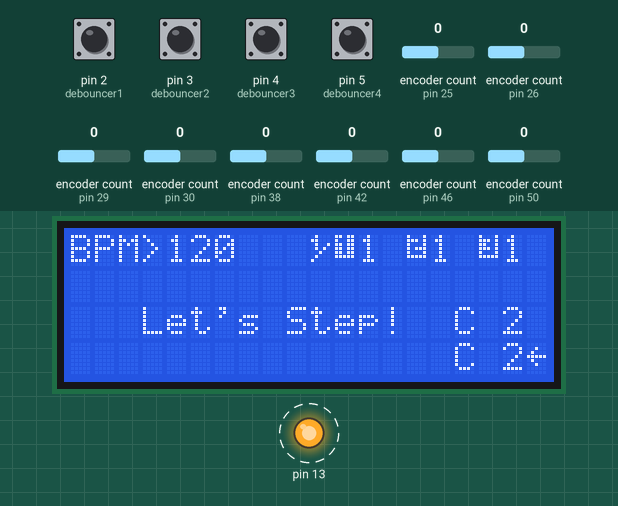
Recording of a sketch running on a simulated Arduino Mega 2560, built with avr-gcc and run on an emulated ATmega2560. Parts: 20×4 character LCD, output pins drawn as LEDs (lit = HIGH). Dashed ring = blinking. The inputs (shaded band) are chosen by the test bench; at power-on: pin 2 (debouncer1), pin 3 (debouncer2), pin 4 (debouncer3), pin 5 (debouncer4) HIGH, encoder count (sensors on pin 38, pin 42, pin 46, pin 50, pin 25, pin 26, pin 29, pin 30) 0. MIDI output is not drawn.

Above: at 4.1 s.
4.2 s: encoder count (sensor on pin 38) set to 1
At 4.64 s:
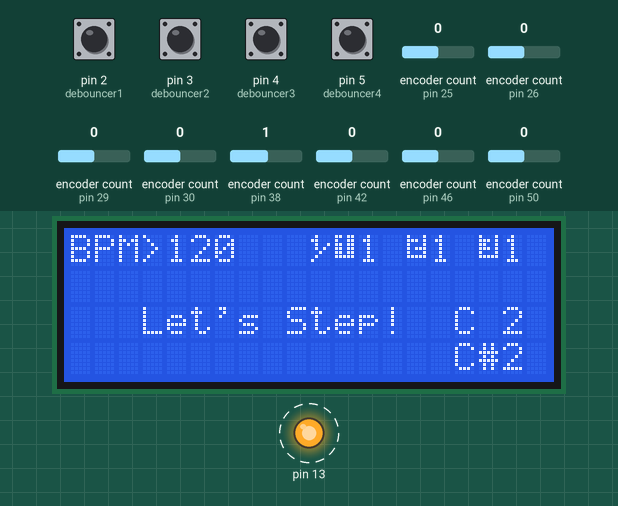
6.2 s: encoder count (sensor on pin 42) set to 1
8.2 s: encoder count (sensor on pin 46) set to 1
At 9.16 s:
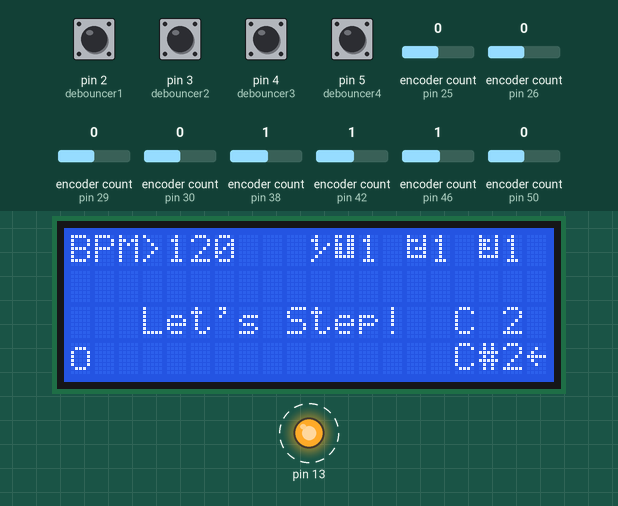
10.2 s: encoder count (sensor on pin 50) set to 1
At 10.67 s:
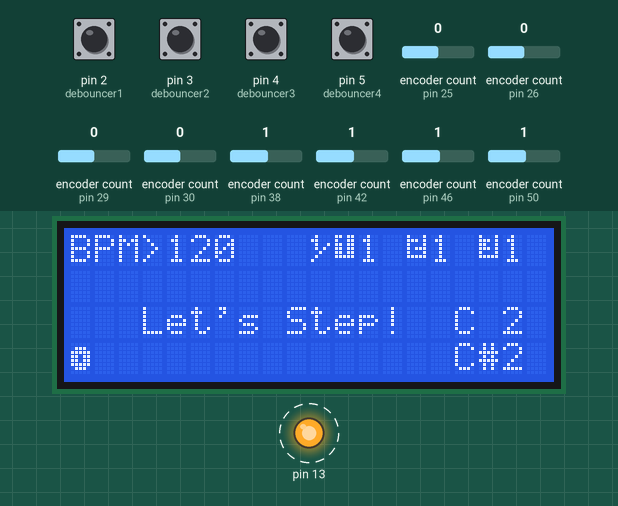
12.2 s: pin 2 (debouncer1) pulled LOW for 0.15 s
At 12.68 s:
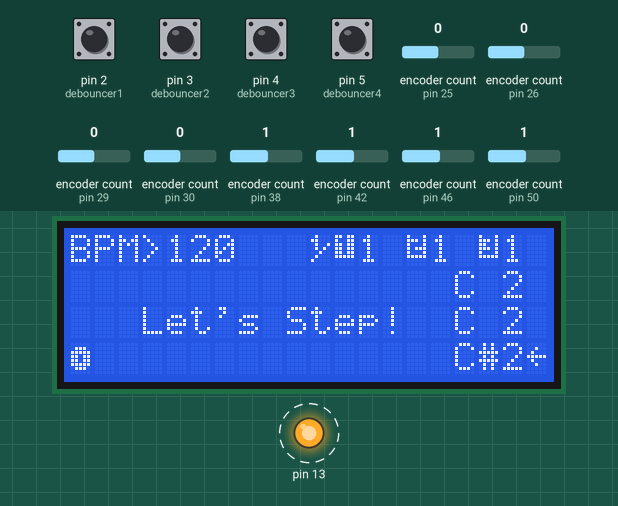
12.9 s: pin 3 (debouncer2) pulled LOW for 0.15 s
At 14.18 s:
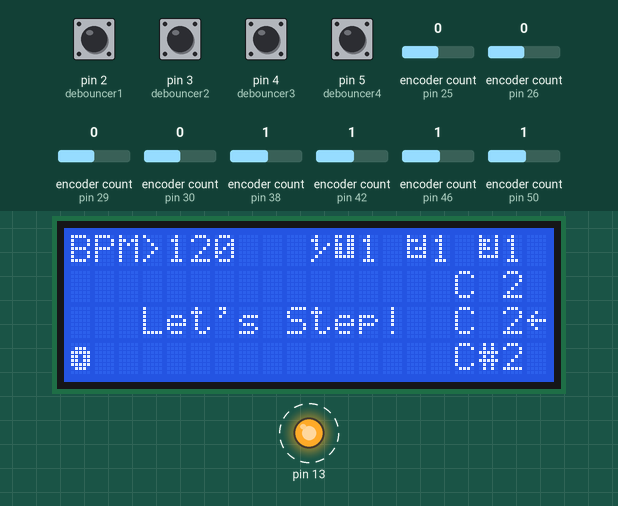
Timing chart, 0 to 14.6 s (numbered marks = the images above; inputs shaded):
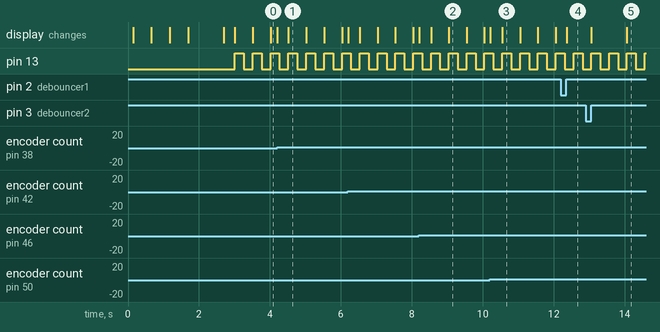

The sketch:

Euclidean_Sequencer_Hardware.ino
```cpp
//magic formula
// ((COUNT + ROTATION) * HITS) % STEPS
// < HITS


#define ENCODER_DO_NOT_USE_INTERRUPTS
#include <Encoder.h>

#include <Bounce2.h>
Bounce debouncer1 = Bounce();
Bounce debouncer2 = Bounce();
Bounce debouncer3 = Bounce();
Bounce debouncer4 = Bounce();


#include <MIDI.h>
MIDI_CREATE_DEFAULT_INSTANCE ();  //creo la instancia

#include <Wire.h>
#include <LiquidCrystal_I2C.h>

//LiquidCrystal_I2C lcd(0x3F,20,4);  //New liquidCrystal library
LiquidCrystal_I2C lcd(0x3F, 2, 1, 0, 4, 5, 6, 7, 3, POSITIVE);

//variables
//int steps= 0;
//int hits= 0;
//int rotation= 0;
int euclStep= 0;
int euklid= 0;
//int accent= 0;
//int rotationAcc=0;
//int note=0;
int keyVel=0;
int euclAcc=0;
int accentState=0;
int indexAcc=0;
int noteAcc=0;
int lastNoteState=0;
int noteState=0;
int lastIndexAcc=0;
int euclidFull = 0;
int countCompare=0;
int euklidState=0;
int euclidAccent=0;
int count=0;

//Arrays
int euclidSerie [56];
int euclidAcc [56];
int euclidArray [56];
int potArray[56];
int potVal[16];
int lastPot[16];
int lastPotVal[16];
int divBPM[] = {1, 2, 3, 4, 5, 6, 7, 8, 9, 10, 11, 12, 16, 24, 32, 64};

int encArray[16];
int lastEncVal [56];

//Sequencer Timing
unsigned long previousMicros1 = 0;
unsigned long previousMicros2 = 0;
unsigned long previousMicros3 = 0;
unsigned long previousMicrosMaster = 0;
unsigned long previousMicrosLED = 0;
unsigned long previousMicrosCLOCK = 0;

long intervalMs = 150000;

int noteNum1= 0;
int noteNum2= 0;
int noteNum3= 0;
//int index=0;

int lastPot1 = 0;
int lastPot1Val=0;
int pot1Val=0;
int lastPot2 = 0;
int lastPot2Val=0;
int pot2Val=0;
int lastPot3 = 0;
int lastPot3Val=0;
int pot3Val=0;


int Threshlod = 7;

int pot1=0;
int pot2=0;
int pot3=0;
int pot4=0;
int pot5=0;
int pot6=0;
int pot7=0;
int pot8=0;

int countPlot=0;
int countPlotClear=0;
int countAcc=0;

int euclidVal= 0;

//int pot=0;
//int lastPot=0;
//int potVal=0;
//int lastPotVal=0;

///BUTTONS
int lastButtonVal1=0;
int lastButtonVal2=0;
int lastButtonVal3=0;
int lastButtonVal4=0;
int buttonCount=0;

int offset = 0;
int displayCursor = 1;
int button4State = 0;
//ENCODERS
//Encoder enc1 (38, 40); // STEPS
//Encoder enc2 (42, 44); // HITS
//Encoder enc3 (46, 48); // ACCENT
//Encoder enc4 (50, 52); // ROTATION
//Encoder enc5 (25, 23); // ROT ACCENT
//Encoder enc6 (29, 27); // Note Number
//Encoder enc7 (26, 24); // BPM
//Encoder enc8 (30, 28); // DIV

Encoder enc6 (38, 40); // NOTE NUMBER
Encoder enc1 (42, 44); // STEPS
Encoder enc2 (46, 48); // HITS
Encoder enc3 (50, 52); // ACCENTS
Encoder enc7 (25, 23); // BPM
Encoder enc8 (29, 27); // DIV
Encoder enc4 (26, 24); // ROTATION
Encoder enc5 (30, 28); // ROTATION ACCENT


long encPos[]  = {0,-999,-999,-999,-999,-999,-999,-999, -999};

int potDivBPM;

//CUSTOM CHARACTER
byte customChar0[] = { //death notes
  B00000,
  B00000,
  B00000,
  B00100,
  B00000,
  B00000,
  B00000,
  B00000
};

byte customChar1[] = { //HITS
  B00000,
  B01110,
  B10001,
  B10001,
  B10001,
  B10001,
  B01110,
  B00000
};

byte customChar2[] = { //ACCENTS
B00000,
  B01110,
  B11111,
  B11011,
  B11011,
  B11111,
  B01110,
  B00000
};

byte customChar3[8] = { //BPM
  B01000,
  B11000,
  B01001,
  B01010,
  B00100,
  B01000,
  B10000,
  B00000
};

byte customChar4[8] = { // channel 1
  B11011,
  B10011,
  B11011,
  B11011,
  B11011,
  B11111,
  B00000,
  B00000
};

byte customChar5[8] = { //Channel 2
  B10001,
  B11101,
  B10001,
  B10111,
  B10001,
  B11111,
  B00000,
  B00000
};

byte customChar6[8] = { //Channel 3
  B10001,
  B11101,
  B11001,
  B11101,
  B10001,
  B11111,
  B00000,
  B00000
};

byte customChar7[8] = { // Flecha
 B00000,
  B00100,
  B01000,
  B11111,
  B01000,
  B00100,
  B00000,
  B00000
};

///INFO DISPLAY
int bpmDisplay=1;

int noteDisplay = 0;

int index1=0;
int index2=0;
int index3=0;
int note1=0;
int note2=0;
int note3=0;

int div1 = 1;
int div2 = 1;
int div3 = 1;
int lastDiv1=1;

int selectChannel = 0;

int ledState = LOW;
int cursorState= 0;
int countSync = 0;


///////////////////////////////////////////////////////
void setup() {
  Serial.begin (31250);
  lcd.begin(20,4);
//  lcd.init(); // Init LCD
//  lcd.backlight();
MIDI.begin(MIDI_CHANNEL_OMNI); // MIDI Library (old) init


//CUSTOM CHARACTERS SETUP
lcd.createChar(0, customChar0);
lcd.createChar(1, customChar1);
lcd.createChar(2, customChar2);
lcd.createChar(3, customChar3);
lcd.createChar(4, customChar4);
lcd.createChar(5, customChar5);
lcd.createChar(6, customChar6);
lcd.createChar(7, customChar7);

Wire.setClock(400000); // increase I2C clock for more stable MIDI clock

 // Setup the button with an internal pull-up :
pinMode(2,INPUT_PULLUP);
pinMode(3,INPUT_PULLUP);
pinMode(4,INPUT_PULLUP);
pinMode(5,INPUT_PULLUP);

debouncer1.attach(2); //debounce Digital Input
debouncer1.interval(5); // interval in ms
debouncer2.attach(3);
debouncer2.interval(5);
debouncer3.attach(4);
debouncer3.interval(5);
debouncer4.attach(5);
debouncer4.interval(5);

pinMode (13, OUTPUT);


//////////// BOOT ANIMATION /////////////////////////////////
lcd.setCursor(0, 0);
lcd.print("**** LUCLYDIAN ****");
lcd.setCursor(0, 1);
delay(500);
lcd.print("Step Sequencer &");
lcd.setCursor(0, 2);
delay(500);
lcd.print("MIDI controller");
lcd.setCursor(0, 3);
delay(500);
lcd.print("FMW V250119 E ABREGU");
delay (1000);

for (int countScroll = 0; countScroll < 19; countScroll++) {
      lcd.scrollDisplayRight();
      delay(10);
                 }

lcd.clear();

lcd.setCursor(3, 2);
lcd.print("Let's Step!");

///Force display initial value for channel 2 and 3
display_note( 36, 2);
display_note( 36, 3);
displayOctave (36,2);
displayOctave (36,3);

/////ENCODER 6 INIT VALUE (MIDI NOTE) ////
int enc6Init = 36;  ///> 36 as Init Value for MIDI N0te
enc6.write (enc6Init * 4);
lastEncVal[6]= 36;
lastEncVal[6+20]= 36;
lastEncVal[6+40]= 36;

}

///////////////LOOP///////////////////////////////////////
void loop() {

///Debounce & Control Buttons/////////////////////////////////
debouncer1.update();
debouncer2.update();
debouncer3.update();
debouncer4.update();

int buttonVal1 = debouncer1.read(); //Button Debounced
int buttonVal2 = debouncer2.read();
int buttonVal3 = debouncer3.read();
int buttonVal4 = debouncer4.read();

if (buttonVal1 != lastButtonVal1){
  if (buttonVal1 == 1){
    offset = 0;
    displayCursor = 1;
    }
  }
if (buttonVal2 != lastButtonVal2){
  if (buttonVal2 == 1){
          offset = 20; //20 - 1 element
          displayCursor = 2;
      }
  }
if (buttonVal3 != lastButtonVal3){
  if (buttonVal3 == 1){
          offset = 40; //40 - 1 element
          displayCursor = 3;
      }
  }
if (buttonVal1 != lastButtonVal1 || buttonVal2 != lastButtonVal2 || buttonVal3 != lastButtonVal3){
    if (buttonVal1 == 1 || buttonVal2 == 1 || buttonVal3 == 1){

         //displaySelect (displayCursor);

          enc1.write (lastEncVal [1+offset] * 4);
          enc2.write (lastEncVal [2+offset] * 4);
          enc3.write (lastEncVal [3+offset] * 4);
          enc4.write (lastEncVal [4+offset] * 4);
          enc5.write (lastEncVal [5+offset] * 4);
          enc6.write (lastEncVal [6+offset] * 4);
          enc8.write (lastEncVal [8+offset] * 4);
     }
   }

if (buttonVal4 != lastButtonVal4){
  if (buttonVal4 == 1){
  button4State++;
    if (button4State % 2 == 1){

       MIDI.sendRealTime(midi::Start);
      }
    else {

        MIDI.sendRealTime(midi::Stop);
        }
      }
  }

lastButtonVal1 = buttonVal1;
lastButtonVal2 = buttonVal2;
lastButtonVal3 = buttonVal3;
lastButtonVal4 = buttonVal4;


//Serial.println(buttonCount);
//Serial.print(" --- ");
//Serial.println(offset);
//Serial.print(" --- ");
//Serial.println(displayCursor);


///ENCODERS/////////////////////////////////////////////
long newEnc1, newEnc2, newEnc3, newEnc4, newEnc5, newEnc6, newEnc7, newEnc8;

newEnc1= enc1.read()/4;
newEnc2= enc2.read()/4;
newEnc3= enc3.read()/4;
newEnc4= enc4.read()/4;
newEnc5= enc5.read()/4;
newEnc6= enc6.read()/4;
newEnc7= enc7.read()/4;
newEnc8= enc8.read()/4;

byte maxRange = 16;
byte minRange = 0;
byte maxNoteRange = 127;
byte maxBPM = 500;


if (newEnc1 > maxRange){ newEnc1=maxRange; enc1.write(maxRange*4); } // Limit range mutiplied x 4 position (oposite to enc1.read()/4)
if (newEnc1 < minRange){ newEnc1=0; enc1.write(0); }
if (newEnc2 > newEnc1){ newEnc2=newEnc1; enc2.write(newEnc1 * 4); } // HITS
if (newEnc2 < minRange){ newEnc2=0; enc2.write(0); }
if (newEnc3 > newEnc2){ newEnc3=newEnc2; enc3.write(newEnc2 * 4); } //ACCENTS
if (newEnc3 < minRange){ newEnc3=0; enc3.write(0); }
if (newEnc4 > newEnc1){ newEnc3=newEnc1; enc4.write(newEnc1 * 4); } //ROTATION
if (newEnc4 < minRange){ newEnc4=0; enc4.write(0); }
if (newEnc5 > newEnc3){ newEnc5=newEnc3; enc5.write(newEnc3*4); } //ACCENTS ROTATION
if (newEnc5 < minRange){ newEnc5=0; enc5.write(0); }

if (newEnc6 > maxNoteRange){ newEnc6=maxNoteRange; enc6.write(maxNoteRange * 4); } //MIDI NOTES
if (newEnc6 < minRange){ newEnc6=0; enc6.write(0); }
if (newEnc7 > maxBPM){ newEnc7 = maxBPM; enc7.write(maxBPM * 4); } //BPM
//if (newEnc7 < minRange){ newEnc7=0; enc7.write(0); }
if (newEnc8 > maxRange){ newEnc8=maxRange; enc8.write(maxRange * 4); } //DIVISION
if (newEnc8 < minRange ){ newEnc8= minRange; enc8.write(0); }

encArray[1]= newEnc1;
if (encArray[1] != encPos[1]) {
      lastEncVal [1+offset]= encArray[1]; //--> save last Value into array
      count=0;
      countPlotClear=encArray[1];
      encPos[1] = encArray[1];
        }

encArray[2]= newEnc2;
if (encArray[2] != encPos[2]) {
      lastEncVal [2+offset]= encArray[2]; //--> save last Value into array
//      Serial.print(encArray[2]);
//      Serial.print(" --- ");
//      Serial.println(lastEncVal [2+offset]);
      count=0;
      countPlotClear=encArray[1];
      encPos[2] = encArray[2];
        }

encArray[3]= newEnc3;
if (encArray[3] != encPos[3]) {
      lastEncVal [3+offset]= encArray[3]; //--> save last Value into array
      count=0;
      countPlotClear=encArray[1];
      encPos[3] = encArray[3];
        }

encArray[4]= newEnc4;
if (encArray[4] != encPos[4]) {
      lastEncVal [4+offset]= encArray[4]; //--> save last Value into array
      count=0;
      countPlotClear=encArray[1];
      encPos[4] = encArray[4];
        }

encArray[5]= newEnc5;
if (encArray[5] != encPos[5]) {
      lastEncVal [5+offset]= encArray[5]; //--> save last Value into array
      count=0;
      countPlotClear=encArray[1];
      encPos[5] = encArray[5];
        }

encArray[6]= newEnc6; //MIDI NOTE
if (encArray[6] != encPos[6]) {

      lastEncVal [6+offset]= encArray[6];
      display_note(lastEncVal [6+offset], displayCursor);
      displayOctave (lastEncVal [6+offset], displayCursor);
      encPos[6] = encArray[6];
        }

encArray[7]= newEnc7; //BPM
if (encArray[7] != encPos[7]) {
       bpmDisplay=1;
      encPos[7] = encArray[7];
        }

encArray[8]= newEnc8; //DIV
if (encArray[8] != encPos[8]) {
      lastEncVal [8+offset]= encArray[8];
      //divBPM[8+offset]= lastEncVal [8+offset];
      //Serial.print(encArray[8]);
      displayDiv (divBPM [lastEncVal[8]], divBPM [lastEncVal[8+20]],divBPM [lastEncVal[8+40]] );
      encPos[8] = encArray[8];

      }

intervalMs = ((60000/(encArray[7] + 120))) * 1000;


div1 = divBPM [lastEncVal [8] ];
div2 = divBPM [lastEncVal [8+20] ];
div3 = divBPM [lastEncVal [8+40] ];

//Serial.print (div1);
//Serial.print (" --- ");
//Serial.print (div2);
//Serial.print (" --- ");
//Serial.println (div3);

///FUNCTIONS CALLS////////////////////////

EuclidEngine(encArray[1], encArray[2], encArray[3], encArray[4], encArray[5]); //Euclidean Seq Function

displaySeq(encArray[1] , displayCursor);

displayInfo (encArray[7], displayCursor);


noteNum1=lastEncVal[6];
noteNum2=lastEncVal[6+20];
noteNum3=lastEncVal[6+40];

unsigned long currentMicros1 = micros(); ///necesita un currentMicro para cada instancia
unsigned long currentMicros2 = currentMicros1;//micros();
unsigned long currentMicros3 = currentMicros1; //micros();
unsigned long currentMicrosMaster = currentMicros1;//micros();
unsigned long currentMicrosLED = currentMicros1;// micros();
unsigned long currentMicrosCLOCK = micros();


 //**//**//**CHANNEL 1//**//**//**

if (currentMicros1 - previousMicros1 >= intervalMs / div1) {
    previousMicros1 = currentMicros1;

  if (index1 >= lastEncVal[1]){
         index1=0;
          }
    if (button4State % 2 == 1){ //if Button 4 is 1, play it!
    index1++;
    note1= euclidArray[(index1-1)];
    if (note1 == 1) {
     MIDI.sendNoteOff (noteNum1,100,1);
     MIDI.sendNoteOn (noteNum1,100,1);
       }
    if (note1 == 2) {
     MIDI.sendNoteOff (noteNum1,127,1);
     MIDI.sendNoteOn (noteNum1,127,1);
       }
    }
}
 //**//**//**CHANNEL 2//**//**//**
if (currentMicros2 - previousMicros2 >= intervalMs / div2) {
    previousMicros2 = currentMicros2;
  if (index2 >= lastEncVal[1+20]){
         index2=0;
          }
 if (button4State % 2 == 1){
    index2++;
    note2= euclidArray[(index2-1)+20];
    if (note2 == 1) {
     MIDI.sendNoteOff (noteNum2,100,1);
     MIDI.sendNoteOn (noteNum2,100,1);
       }
    if (note2 == 2) {
     MIDI.sendNoteOff (noteNum2,127,1);
     MIDI.sendNoteOn (noteNum2,127,1);
       }
    }
}
 //**//**//**CHANNEL 3//**//**//**
if (currentMicros3 - previousMicros3 >= intervalMs / div3) {
    previousMicros3 = currentMicros3;
  if (index3 >= lastEncVal[1+40]){
         index3=0;
          }
 if (button4State % 2 == 1){
    index3++;
    note3= euclidArray[(index3-1)+40];
    if (note3 == 1) {
     MIDI.sendNoteOff (noteNum3,100,1);
     MIDI.sendNoteOn (noteNum3,100,1);
       }
    if (note3 == 2) {
     MIDI.sendNoteOff (noteNum3,127,1);
     MIDI.sendNoteOn (noteNum3,127,1);
       }
    }
}
 //**//**//**MASTER CLOCK//**//**//**
if (currentMicrosMaster - previousMicrosMaster >= intervalMs) {
    previousMicrosMaster = currentMicrosMaster;

  previousMicros1 = 0;
  previousMicros2 = 0;
  previousMicros3 = 0;
  previousMicrosCLOCK = 0;

  if (cursorState == LOW) {
      cursorState = HIGH;
      displaySelect (displayCursor);
    }
    else {
      cursorState = LOW;
      lcd.setCursor(19, displayCursor);
      lcd.print(" ");

    }
  }
//////////LED BPM FEEDBACK ///////////////////
if (currentMicrosLED - previousMicrosLED >= intervalMs / 2) {
   previousMicrosLED = currentMicrosLED;
   if (ledState == LOW) {
      ledState = HIGH;
    }
    else {
      ledState = LOW;
    }
  if (button4State % 2 == 1){ //If play button 4 is ON, blink it!
  digitalWrite (13, ledState);
  }
  else {digitalWrite (13, LOW);}
}
///////////CLOCK MIDI/////////////////////////////
if (currentMicrosCLOCK - previousMicrosCLOCK >= intervalMs / 24){
   previousMicrosCLOCK = currentMicrosCLOCK;
//   countSync++;
//   if (countSync > 23) {
//     previousMicros1 = 0;
//     previousMicros2 = 0;
//     previousMicros3 = 0;
//     countSync = 0;
//   }
   MIDI.sendRealTime(midi::Clock);
    }

}
//////////////////////FUNCTIONS////////////////////////////

/////////MIDI GENERATOR///////////////////////////


////////////EUCLID ENGINE //////////////////////////////////////////////////////////
void EuclidEngine (int stepsNum, int hits, int accent, int rotation, int rotationAcc) {


////////////////////////////////////////////////

while (count < stepsNum)
    {
      count++;
      // le resto -1  a count para que comience en la ecuación en 0, sino lo rota
      euclStep = (((count-1) + rotation) * hits) % stepsNum;
      if (euclStep < hits) {
        euklid = 1;
        }
      else {
        euklid = 0;
      }
      euclidSerie[(count-1) + offset] = euklid;

      if (count == stepsNum){ countAcc= 0; countCompare= 0;} //cuando termina este while, pasa a los siguiente

//     Serial.print(euclidSerie[(count-1) + offset]);
//      Serial.print(" ");
//      Serial.print(stepsNum);
//      Serial.print("----");
    }
//--//--//--//--//--//--//--//--//--//--//--//--//--//--//--//--

while (countAcc < hits)
     {
      countAcc++;

      euclAcc = (((countAcc-1) + rotationAcc) * accent) % hits;
      if (euclAcc < accent) {
        accentState = 1;
        }
      else {
        accentState = 0;
      }
      euclidAcc[(countAcc-1) + offset] = accentState;
      euclidAccent = euclidAcc[countAcc-1 ];  //----> REVISAR porque no lo estoy usando

//     if (countAcc == hits){countCompare= 0; } //-->countCompare empieza en -1 para evitar artefactos (retraso un índex la comparación para que quede sincronizado)

//       Serial.println(countAcc);
//      Serial.print("_");
       }
//--//--//--//--//--//--//--//--//--//--//--//--//--//--//--//--

  while (countCompare < stepsNum)
{
countCompare++;
//Serial.print(countCompare);

euclidFull = euclidSerie[(countCompare-1)+offset];

   if (euclidFull == 1) {
        indexAcc++;
        noteAcc= euclidAcc[(indexAcc-1)+offset];

        if (noteAcc == 1){
         euclidFull = 2;
                 }
               }
   // Serial.println(indexAcc);
      if (indexAcc >= hits){
         indexAcc=0; }

 euclidArray[(countCompare-1)+offset]= euclidFull;

if (countCompare == stepsNum) {
  countPlot= 0;
  displaySeq(encArray[1], displayCursor); //run display function when euclidArray is done
  }

//Serial.print(euclidArray[(countCompare-1)+offset]);
//Serial.print(stepsNum);
//Serial.print(" --- ");
//Serial.println(countCompare-1);
//Serial.print(" --- ");
//Serial.print(euclidFull);
//Serial.print("");

  }
}
//////////////DISPLAY FUNCTION////////////////////////////////

void displaySeq(int steps, int plotPos) {

while (countPlot  < steps)
{
 countPlot++;

  int indexPlot=euclidArray[(countPlot-1)+offset];

 if (indexPlot ==0){
 lcd.setCursor(countPlot-1, plotPos);
 lcd.print(char(0));
      }
 if (indexPlot ==1){
 lcd.setCursor(countPlot-1, plotPos);
 lcd.print(char(1));
      }
 if (indexPlot ==2){
 lcd.setCursor(countPlot-1, plotPos);
 lcd.print(char(2));
      }
//Serial.print(steps);
//Serial.print(" --- ");
//Serial.print(countPlot-1);
//Serial.println("");
}


while (countPlotClear < 16)
{
countPlotClear++;

 lcd.setCursor(countPlotClear-1, plotPos);
 lcd.print(" ");

//Serial.println(countPlotClear-1);

      }

if (steps==0){  //clear LCD if steps = 0 (sino queda un punto)
lcd.setCursor(0, plotPos);
lcd.print(" ");
  }
}

/////////////DISPLAY INFORMATION/////////////////////////
void displayInfo (int tempo,int plotPos){

while (bpmDisplay == 1){ //BPM
lcd.setCursor(0, 0);
lcd.print ("BPM>"); //(char(3));
lcd.setCursor(4, 0);
lcd.print(tempo + 120);
if ((tempo) < 100) lcd.print (" ");
 bpmDisplay = 0;
  }
}

///////////////////////////////////////////////

void displaySelect (int plotPos){
if (plotPos == 1){
  lcd.setCursor(19, 1);
  lcd.print(char(7));}
else {lcd.setCursor(19, 1);
  lcd.print(" ");}

if (plotPos == 2){
  lcd.setCursor( 19, 2);
  lcd.print(char(7));}
else {lcd.setCursor(19, 2);
  lcd.print(" ");}

if (plotPos == 3){
  lcd.setCursor(19, 3);
  lcd.print(char(7));}
else {lcd.setCursor(19, 3);
  lcd.print(" ");}
}

////////////////////////////////////////////////////////////////////////////////

void displayDiv (int divPlot1, int divPlot2, int divPlot3){

lcd.setCursor(10, 0);
lcd.print(char(3));
lcd.setCursor(11, 0);
lcd.print(char(4));
lcd.setCursor(12, 0);
lcd.print(divPlot1);
if ((divPlot1) < 100) lcd.print (" ");

lcd.setCursor(14, 0);
lcd.print(char(5));
lcd.setCursor(15, 0);
lcd.print(divPlot2);
if ((divPlot2) < 100) lcd.print (" ");

lcd.setCursor(17, 0);
lcd.print(char(6));
lcd.setCursor(18, 0);
lcd.print(divPlot3);
if ((divPlot3) < 100) lcd.print (" ");
}
//////////////////////////////////////////////////////////////////////////////
void display_note(int value, int notePos) {
  int notes_num = 12;
  String notes_name[notes_num] = {"C ","C#","D ","D#","E ","F ","F#","G ","G#","A ","A#","B "};
  String note;

  for (int i = 0; i < notes_num; i++)
    if(value % notes_num == i) {
      note = notes_name[i];
    lcd.setCursor(16, notePos);
    lcd.print(note);
    }
}

///////////////////////

void displayOctave (int value, int notePos){
//int octaveNum = 10;
int octaveArray [] = {0,1,2,3,4,5,6,7,8,9,10};
int octave;
int indexOctave;
indexOctave=0;
for (int ioctave = 0; ioctave < value; ioctave++)
    if (ioctave % 12 == 11) {
      indexOctave++;
    octave = octaveArray[indexOctave-1];

    lcd.setCursor(18, notePos);
    lcd.print(octave);
    }

}
```

Measured:
- after the input at 4.2 s, the display: first changes at once (image 1 shows a later state)
- after the input at 8.2 s, the display: changes at once (image 2)
- after the input at 10.2 s, the display: first changes at once (image 3 shows a later state)
- after the input at 12.2 s, the display: changes after 0.17 s (image 4)
- by itself, pin 13: alternates HIGH for 0.25 s and LOW for 0.25 s
